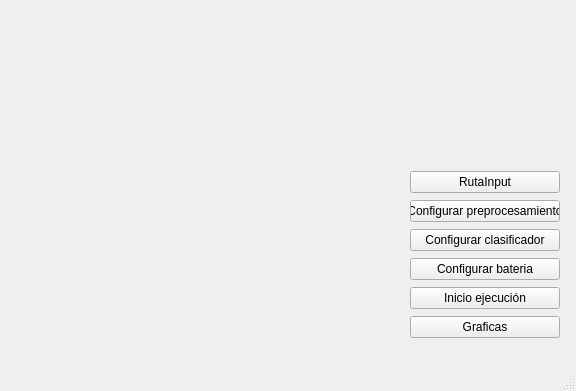
<?xml version="1.0" encoding="UTF-8"?>
<ui version="4.0">
 <class>MainWindow</class>
 <widget class="QMainWindow" name="MainWindow">
  <property name="geometry">
   <rect>
    <x>0</x>
    <y>0</y>
    <width>576</width>
    <height>391</height>
   </rect>
  </property>
  <property name="windowTitle">
   <string>MainWindow</string>
  </property>
  <widget class="QWidget" name="centralwidget">
   <widget class="QPushButton" name="pushButton">
    <property name="geometry">
     <rect>
      <x>670</x>
      <y>360</y>
      <width>75</width>
      <height>23</height>
     </rect>
    </property>
    <property name="text">
     <string>PushButton</string>
    </property>
   </widget>
   <widget class="QWidget" name="">
    <property name="geometry">
     <rect>
      <x>410</x>
      <y>170</y>
      <width>150</width>
      <height>170</height>
     </rect>
    </property>
    <layout class="QVBoxLayout" name="verticalLayout">
     <item>
      <widget class="QPushButton" name="RInput">
       <property name="text">
        <string>RutaInput</string>
       </property>
      </widget>
     </item>
     <item>
      <widget class="QPushButton" name="ConfPreproc">
       <property name="text">
        <string>Configurar preprocesamiento</string>
       </property>
      </widget>
     </item>
     <item>
      <widget class="QPushButton" name="ConfClasi">
       <property name="text">
        <string>Configurar clasificador</string>
       </property>
      </widget>
     </item>
     <item>
      <widget class="QPushButton" name="ConfBat">
       <property name="text">
        <string>Configurar bateria</string>
       </property>
      </widget>
     </item>
     <item>
      <widget class="QPushButton" name="IniEjec">
       <property name="text">
        <string>Inicio ejecución</string>
       </property>
      </widget>
     </item>
     <item>
      <widget class="QPushButton" name="Grafic">
       <property name="text">
        <string>Graficas</string>
       </property>
      </widget>
     </item>
    </layout>
   </widget>
  </widget>
  <widget class="QMenuBar" name="menubar">
   <property name="geometry">
    <rect>
     <x>0</x>
     <y>0</y>
     <width>576</width>
     <height>21</height>
    </rect>
   </property>
  </widget>
  <widget class="QStatusBar" name="statusbar"/>
 </widget>
 <resources/>
 <connections/>
</ui>
